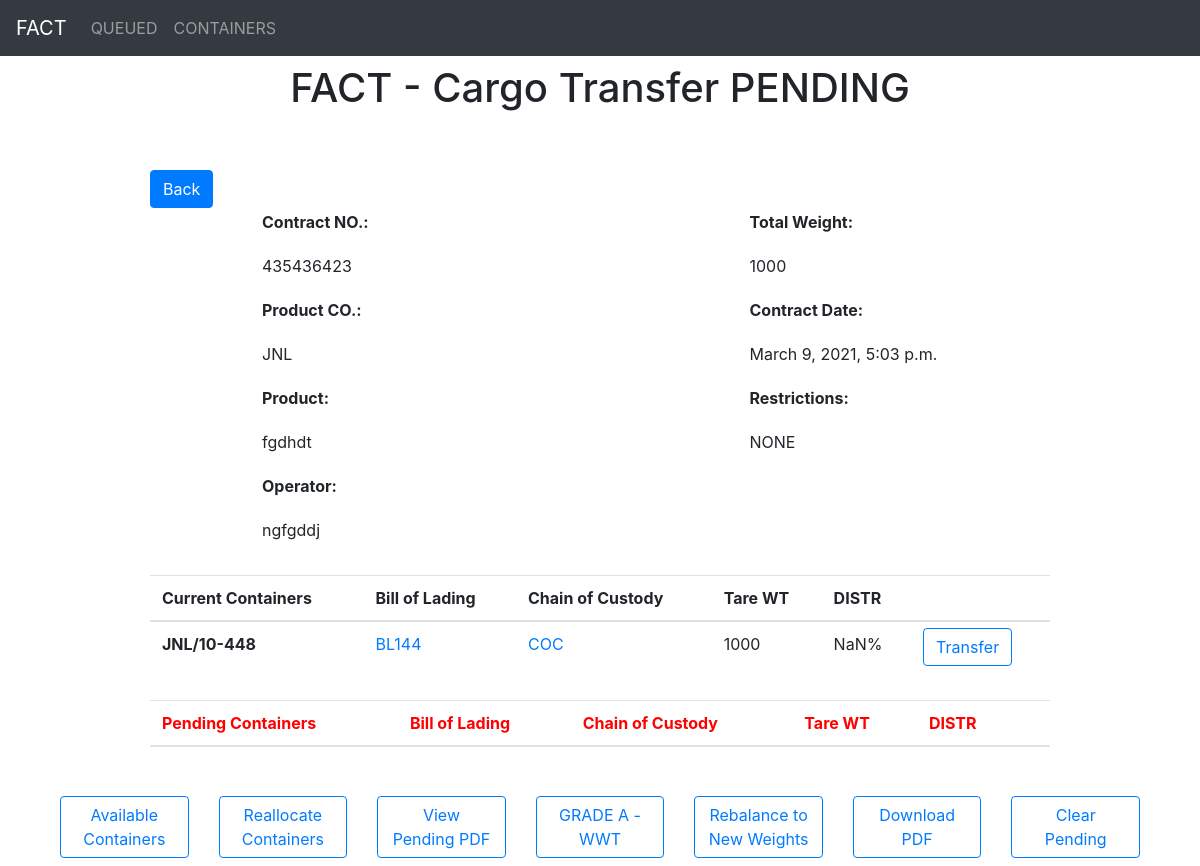
/contract/5/pending, run on the app's committed database.
### contracts/models.py (models this page shows, shortened)
class Contract(models.Model):
    contract_number = models.CharField(max_length=10)
    company_code = models.CharField(max_length=3)
    product = models.CharField(max_length=25)
    operator = models.CharField(max_length=50)
    total_weight = models.PositiveIntegerField()
    contract_date = models.DateTimeField(default=timezone.now)
    restrictions = models.CharField(max_length=20)
    curr_containers = models.JSONField()
    pend_containers = models.JSONField(null=True, blank=True)
    contract_date_updated_at = models.DateTimeField(auto_now=True)

### pages/views.py (the view)
# urls.py: path("contract/<int:pk>/pending", ContractPendingDetailView.as_view(), name="pending"),
class ContractPendingDetailView(DetailView):
    model = Contract
    template_name = 'pending.html'

### templates/pending.html (shortened to what this page needs)
{% extends 'base.html' %}
{% block content %}
<div id="__pending">
  <h1 id="title" class="text-center">FACT - Cargo Transfer PENDING</h1>
  <a href="{{ request.META.HTTP_REFERER }}" class="btn btn-primary">Back</a>
  <section id="contract-info">
    <div class="info-field">
      <p><b>Contract NO.:</b></p>
      <p>{{ contract.contract_number }}</p>
    </div>
    <div class="info-field">
      <p><b>Total Weight:</b></p>
      <p>{{ contract.total_weight }}</p>
    </div>
    <div class="info-field">
      <p><b>Product CO.:</b></p>
      <p>{{ contract.company_code }}</p>
    </div>
    <div class="info-field">
      <p><b>Contract Date:</b></p>
      <p>{{ contract.contract_date }}</p>
    </div>
    <div class="info-field">
      <p><b>Product:</b></p>
      <p>{{ contract.product }}</p>
    </div>
    <div class="info-field">
      <p><b>Restrictions:</b></p>
      <p>{{contract.restrictions}}</p>
    </div>
    <div class="info-field">
      <p><b>Operator:</b></p>
      <p>{{ contract.operator }}</p>
    </div>
  </section>
  {% for master_container in contract.curr_containers %}
  {% for container in master_container.distribution %}
  <table class="table ">
    <thead>
      <tr>
        <th scope="col">Current Containers</th>
        <th scope="col">Bill of Lading</th>
        <th scope="col">Chain of Custody</th>
        <th scope="col">Tare WT</th>
        <th scope="col">DISTR</th>
        <th> </th>
      </tr>
    </thead>
    <tbody>
      <tr class="curr-containers">
        <th scope="row">{{ container.container }}</th>
        <td><a href="https://images.sampleforms.com/wp-content/uploads/2016/11/Blank-Bill-of-Lading-Form.jpg">BL144</a>
        </td>
        <td><a href="https://www.pdffiller.com/preview/0/967/967335/large.png">COC</a></td>
        <td class="curr-container-weight">{{ container.weight }}</td>
        <td>
          <p class="curr-container-percent"></p>
        </td>
        <td><a href="{% url 'queue' contract.id container.container|urlencode:"" %}" class="btn btn-outline-primary" id="transfer" role="button">Transfer</a></td>
      </tr>
    </tbody>
  </table>
  {% endfor %}
  {% endfor %}
  <table class="table">
    <thead>
      <tr>
        <th scope="col" class="pend">Pending Containers</th>
        <th scope="col" class="pend">Bill of Lading</th>
        <th scope="col" class="pend">Chain of Custody</th>
        <th scope="col" class="pend">Tare WT</th>
        <th scope="col" class="pend">DISTR</th>
        <th></th>
      </tr>
    </thead>
  </table>
</div>
<div class="container">
  <div class="row">
    <div class="col ">
      <a href="{% url 'containers' %}" class="btn btn-outline-primary" role="button">Available Containers</a>
    </div>
    <div class="col">
      <a href="" class="btn btn-outline-primary" role="button">Reallocate Containers</a>
    </div>
    <div class="col">
      <a href="{% url 'pdf_view' contract.id %}" class="btn btn-outline-primary" role="button" target="_blank">View
        Pending PDF</a>
    </div>
    <div class="col">
      <a id="back" href="{% url 'grade_a'  %}" class="btn btn-outline-primary" role="button">GRADE A - WWT</a>
    </div>
    <div class="col">
      <a href="" class="btn btn-outline-primary" role="button">Rebalance to New Weights</a>
    </div>
    <div class="col">
      <a href="{% url 'pdf_download' %}" class="btn btn-outline-primary" role="button">Download PDF</a>
    </div>
    <div class="col">
      <a href="{% url 'clear_pending' contract.id %}" class="btn btn-outline-primary" role="button">Clear Pending</a>
    </div>
    </div>
    </div>
{% endblock content %}

### templates/pending.html (style rules this page uses)
#title { text-align: center; position: relative; top: -50px; }
.pend { color:red; }
#transfer { position: relative; bottom: 6px; }
#__pending section { padding: 0px 25px; }
#__pending #contract-info { display: grid; grid-template-columns: auto auto; gap: 0px 125px; margin-bottom: 15px; }
#__pending #contract-info p { position: relative; left: 85px; padding: 2px; width: 200px; }
@media (min-width: 1200px) { #__pending { margin: 50px auto; width: 900px; } }

### data on the page
Contract: contract_number "435436423", total_weight "1000", company_code "JNL", contract_date "March 9, 2021, 5:03 p.m.", product "fgdhdt", restrictions "NONE", operator "ngfgddj"

### other printed values
{{ container.container }} "JNL/10-448"
{{ container.weight }} "1000"
